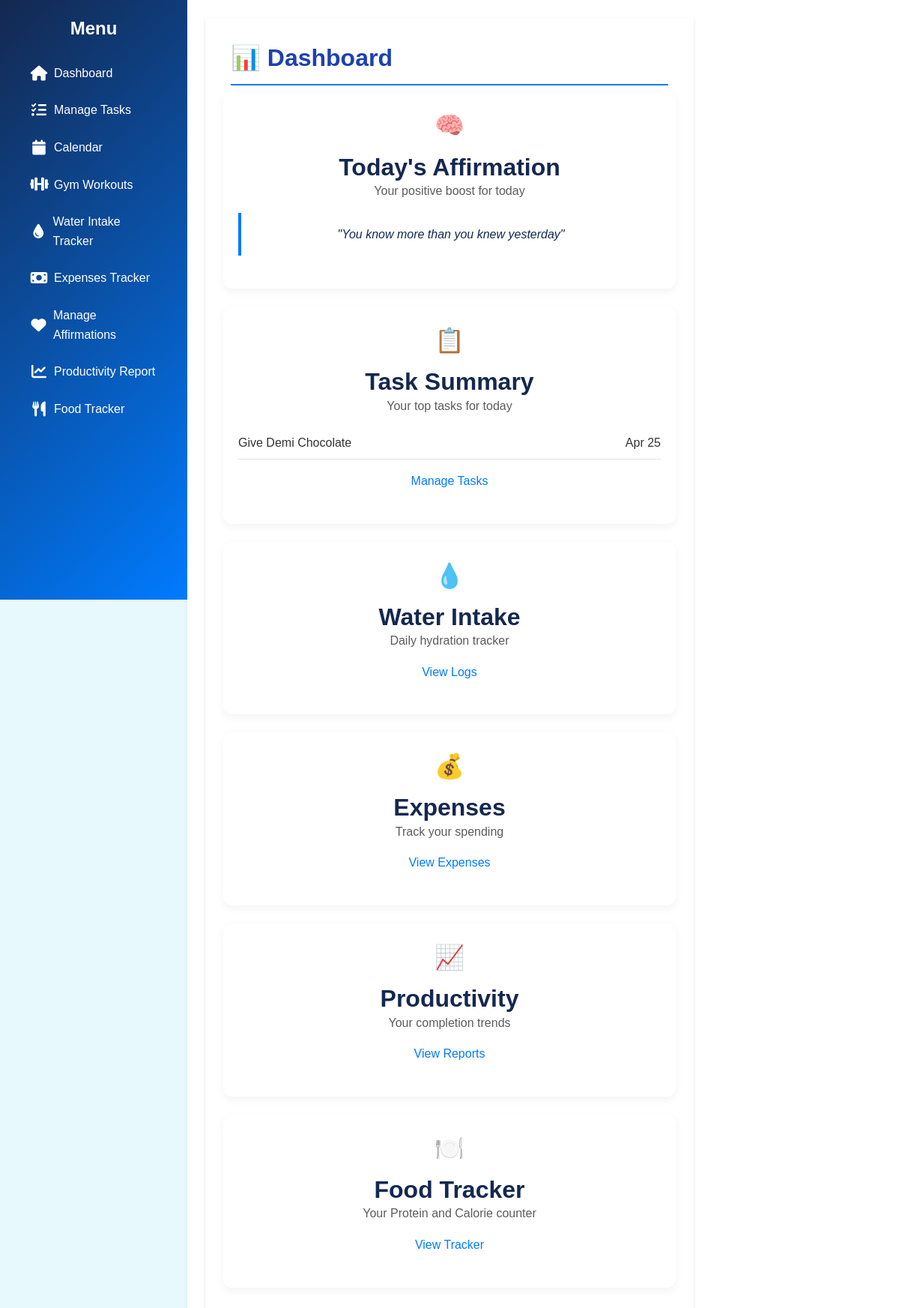
The page / on the database its author committed.
### app.py (models this page shows)
class Affirmation(db.Model):
    id = db.Column(db.Integer, primary_key=True)
    message = db.Column(db.String(200), nullable=False)

class Task(db.Model):
    id = db.Column(db.Integer, primary_key=True)
    description = db.Column(db.String(200), nullable=False)
    completed = db.Column(db.Boolean, default=False)
    date = db.Column(db.Date, nullable=False)

### app.py (the view)
@app.route('/')
def home(): #Route to display tasks and random affirmations on dashboard#
    today = datetime.today().date()
    tasks = Task.query.filter(Task.date == today).all()
    affirmations = Affirmation.query.all()
    daily_affirmation = random.choice(affirmations).message if affirmations else "Stay positive!"
    return render_template('dashboard.html', tasks=tasks, affirmation=daily_affirmation)

### templates/dashboard.html (shortened to what this page needs)
{% extends "base.html" %}
{% block content %}
<main class="dashboard-container">
    <h1 class="page-header">
        📊 Dashboard
    </h1>
    <div class="card-grid">
        <div class="card-row top-row">
            <div class="card">
                <div class="card-icon">🧠</div>
                <h2>Today's Affirmation</h2>
                <p class="card-subtitle">Your positive boost for today</p>
                <blockquote class="affirmation-text">"{{ affirmation }}"</blockquote>
            </div>
            <div class="card">
                <div class="card-icon">📋</div>
                <h2>Task Summary</h2>
                <p class="card-subtitle">Your top tasks for today</p>
                <ul class="task-list">
                    {% if tasks %}
                        {% for task in tasks[:4] %}
                        <li class="{% if task.completed %}completed{% endif %}">
                            {{ task.title or task.description }}
                            <span>{{ task.date.strftime('%b %d') }}</span>
                        </li>
                        {% endfor %}
                    {% else %}
                        <li>No tasks today</li>
                    {% endif %}
                </ul>
                <a href="{{ url_for('task_manager') }}" class="card-btn">Manage Tasks</a>
            </div>
            <div class="card">
                <div class="card-icon">💧</div>
                <h2>Water Intake</h2>
                <p class="card-subtitle">Daily hydration tracker</p>
                <a href="/water_intake" class="card-btn">View Logs</a>
            </div>
            <div class="card">
              <div class="card-icon">💰</div>
              <h2>Expenses</h2>
              <p class="card-subtitle">Track your spending</p>
              <a href="/expenses" class="card-btn">View Expenses</a>
          </div>
          <div class="card">
                <div class="card-icon">📈</div>
                <h2>Productivity</h2>
                <p class="card-subtitle">Your completion trends</p>
                <a href="/productivity_report" class="card-btn">View Reports</a>
          </div>
          <div class="card">
            <div class="card-icon">🍽️</div>
            <h2>Food Tracker</h2>
            <p class="card-subtitle">Your Protein and Calorie counter</p>
            <a href="{{ url_for('nutrition') }}" class="card-btn">View Tracker</a>
          </div>
        </div>
        </div>
    </main>
{% endblock %}

### static/style.css (style rules this page uses)
:root { --primary-dark: #142850; --primary-blue: #007BFF; --primary-light: #e8f9fd; --accent-turquoise: #00c9cc; --success-green: #4CAF50; --warning-orange: #FFC107; --danger-red: #F44336; --white: #ffffff; --light-gray: #f5f5f5; --medium-gray: #e0e0e0; --dark-gray: #333333; --black: #000000; --main-font: 'Poppins', sans-serif; --heading-font: 'Poppins', sans-serif; --base-font-size: 16px; --text-regular: 1rem; --text-small: 0.875rem; --text-large: 1.25rem; --space-xs: 0.25rem; --space-sm: 0.5rem; --space-md: 1rem; --space-lg: 1.5rem; --space-xl: 2rem; --space-xxl: 3rem; --radius-sm: 4px; --radius-md: 8px; --radius-lg: 12px; --radius-xl: 16px; --radius-round: 50%; --shadow-sm: 0 2px 4px rgba(0,0,0,0.1); --shadow-md: 0 4px 8px rgba(0,0,0,0.15); --shadow-lg: 0 8px 16px rgba(0,0,0,0.2); --shadow-inset: inset 0 2px 4px rgba(0,0,0,0.1); --transition-fast: 0.15s ease; --transition-normal: 0.3s ease; --transition-slow: 0.5s ease; --z-sidebar: 100; --z-modal: 200; --z-toast: 300; }
* { box-sizing: border-box; margin: 0; padding: 0; }
html { font-size: var(--base-font-size); scroll-behavior: smooth; }
body { font-family: var(--main-font); line-height: 1.6; color: var(--dark-gray); background-color: var(--primary-light); -webkit-font-smoothing: antialiased; -moz-osx-font-smoothing: grayscale; }
h1, h2, h3, h4, h5, h6 { font-family: var(--heading-font); color: var(--primary-dark); margin-top: 0; line-height: 1.2; font-weight: 600; }
h1 { font-size: 2.5rem; }
h2 { font-size: 2rem; }
p { margin-bottom: var(--space-md); }
a { color: var(--primary-blue); text-decoration: none; transition: color var(--transition-fast); }
ul, ol { margin-bottom: var(--space-md); padding-left: var(--space-lg); }
main { margin-left: 250px; padding: var(--space-lg); min-height: 100vh; background-color: var(--white); box-shadow: var(--shadow-sm); margin-top: 0; margin-right: 0; margin-bottom: 0; }
.card { background: var(--white); border-radius: var(--radius-md); box-shadow: var(--shadow-sm); padding: var(--space-lg); margin-bottom: var(--space-lg); transition: all var(--transition-normal); height: 100%; }
.dashboard-container { padding: var(--space-lg); max-width: 100%; margin: 0; width: calc(100% - 250px); }
.page-header { display: flex; align-items: center; gap: var(--space-md); padding-bottom: var(--space-md); border-bottom: 2px solid var(--primary-blue); margin: 10px; }
.card-grid { display: grid; gap: var(--space-lg); }
.card-row { display: grid; gap: var(--space-lg); }
.top-row { grid-template-columns: repeat(auto-fit, minmax(300px, 1fr)); }
.card-icon { font-size: 2.5rem; margin-bottom: var(--space-md); color: var(--primary-blue); }
.card-subtitle { color: var(--dark-gray); opacity: 0.8; margin-bottom: var(--space-md); }
.task-list { list-style: none; padding: 0; margin: 0 0 var(--space-md); }
.task-list li { padding: var(--space-sm) 0; border-bottom: 1px solid var(--medium-gray); display: flex; justify-content: space-between; }
.affirmation-text { font-style: italic; color: var(--primary-dark); padding: var(--space-md); border-left: 4px solid var(--primary-blue); }
.page-header { color: #1e40af; font-size: 2rem; margin-bottom: 8px; display: flex; align-items: center; gap: 10px; }
.card-grid { display: grid; grid-template-columns: repeat(auto-fit, minmax(250px, 1fr)); gap: 20px; margin-bottom: 25px; }
.card { background: white; padding: 20px; border-radius: 12px; box-shadow: 0 4px 12px rgba(0, 0, 0, 0.05); text-align: center; }
.card-icon { font-size: 2rem; margin-bottom: 10px; }
.page-header { display: flex; align-items: center; gap: 12px; font-size: 2.2rem; color: var(--primary-dark); margin-bottom: 5px; }

### rows shown on the page
Affirmation: message "You know more than you knew yesterday"
Task: description "Give Demi Chocolate", date "Apr 25"
